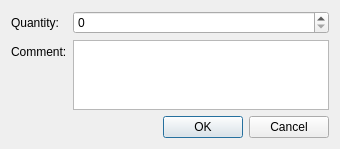
<?xml version="1.0" encoding="UTF-8"?>
<ui version="4.0">
 <class>RemoveStockDialog</class>
 <widget class="QDialog" name="RemoveStockDialog">
  <property name="geometry">
   <rect>
    <x>0</x>
    <y>0</y>
    <width>340</width>
    <height>146</height>
   </rect>
  </property>
  <property name="windowTitle">
   <string>Remove part(s)</string>
  </property>
  <layout class="QVBoxLayout" name="verticalLayout">
   <item>
    <layout class="QFormLayout" name="formLayout">
     <item row="0" column="0">
      <widget class="QLabel" name="label">
       <property name="text">
        <string>Quantity:</string>
       </property>
      </widget>
     </item>
     <item row="0" column="1">
      <widget class="QSpinBox" name="quantitySpinBox">
       <property name="buttonSymbols">
        <enum>QAbstractSpinBox::UpDownArrows</enum>
       </property>
       <property name="maximum">
        <number>999999</number>
       </property>
      </widget>
     </item>
     <item row="1" column="0">
      <widget class="QLabel" name="label_2">
       <property name="text">
        <string>Comment:</string>
       </property>
      </widget>
     </item>
     <item row="1" column="1">
      <widget class="QPlainTextEdit" name="commentTextEdit"/>
     </item>
    </layout>
   </item>
   <item>
    <spacer name="verticalSpacer">
     <property name="orientation">
      <enum>Qt::Vertical</enum>
     </property>
     <property name="sizeHint" stdset="0">
      <size>
       <width>20</width>
       <height>4</height>
      </size>
     </property>
    </spacer>
   </item>
   <item>
    <widget class="QDialogButtonBox" name="buttonBox">
     <property name="orientation">
      <enum>Qt::Horizontal</enum>
     </property>
     <property name="standardButtons">
      <set>QDialogButtonBox::Cancel|QDialogButtonBox::Ok</set>
     </property>
    </widget>
   </item>
  </layout>
 </widget>
 <resources/>
 <connections>
  <connection>
   <sender>buttonBox</sender>
   <signal>accepted()</signal>
   <receiver>RemoveStockDialog</receiver>
   <slot>accept()</slot>
   <hints>
    <hint type="sourcelabel">
     <x>248</x>
     <y>254</y>
    </hint>
    <hint type="destinationlabel">
     <x>157</x>
     <y>274</y>
    </hint>
   </hints>
  </connection>
  <connection>
   <sender>buttonBox</sender>
   <signal>rejected()</signal>
   <receiver>RemoveStockDialog</receiver>
   <slot>reject()</slot>
   <hints>
    <hint type="sourcelabel">
     <x>316</x>
     <y>260</y>
    </hint>
    <hint type="destinationlabel">
     <x>286</x>
     <y>274</y>
    </hint>
   </hints>
  </connection>
 </connections>
</ui>
